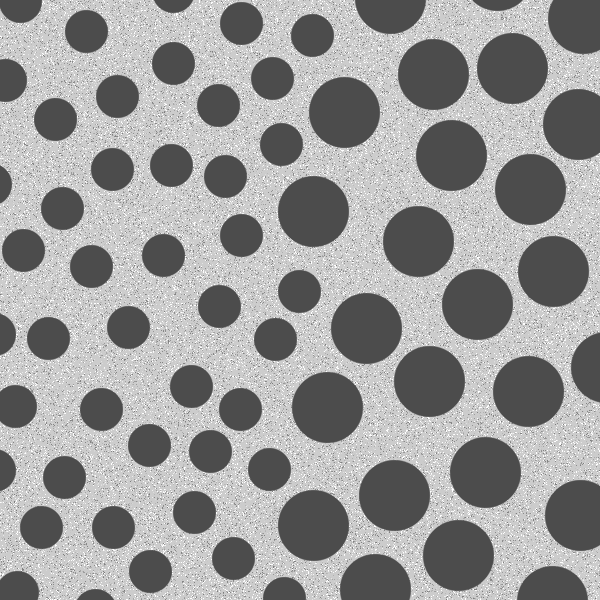
#> input picture 20202021 Question Paper/Q1_Circles.tif, 600 x 600 px
$ python cs314_q1_answer.py
#> lines starting #> are read from the running program, lines starting #| are printed output that depends on the picture; after the words box and inside, x2 and y2 are one past the last pixel; in counts of white or black regions, pixels touching at a corner belong together
import numpy as np
import cv2
import matplotlib.pyplot as plt

COLOR = 'maroon'
FONT_SIZE = 8
KERNEL_SIZE_L = (45,45)
KERNEL_SIZE_S = (31,31)

LARGE_CIRCLE_AREA = 3600
SMALL_CIRCLE_AREA = 1300


img = cv2.imread('../Q1_Circles.tif',0)
#> img is the input picture: shape (600, 600); min 76, max 255, mean 153.6
blur = cv2.medianBlur(img,9)

T1 = 100
ret,inverse_org = cv2.threshold(blur,T1,255,cv2.THRESH_BINARY_INV)
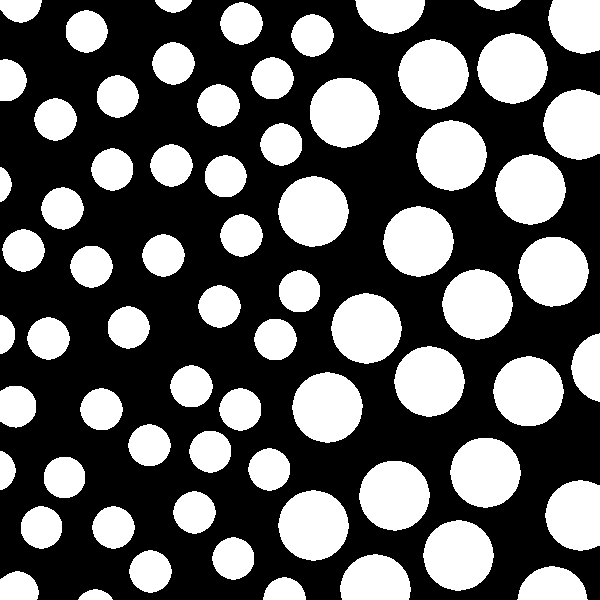
#> inverse_org: shape (600, 600); 37.8% white; 69 white regions, largest, box (x1, y1, x2, y2) and area: (278, 176, 349, 247) 3864, (398, 39, 469, 110) 3859, (423, 520, 494, 591) 3859
#> ret = 100

large_cicles = inverse_org[:,260:]
#> large_cicles: shape (600, 340); 44.7% white; 35 white regions (1 under 20 px), largest, box (x1, y1, x2, y2) and area: (18, 176, 89, 247) 3864, (138, 39, 209, 110) 3859, (163, 520, 234, 591) 3859

# Elliptical Kernel
kernel_L = cv2.getStructuringElement(cv2.MORPH_ELLIPSE,KERNEL_SIZE_L)
large_cicles_open_ = cv2.morphologyEx(large_cicles, cv2.MORPH_OPEN, kernel_L)
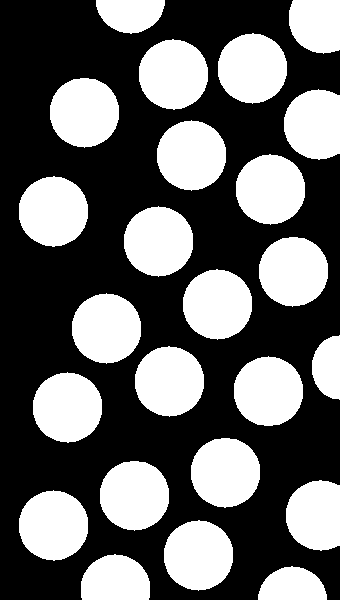
#> large_cicles_open_: shape (600, 340); 39.9% white; 24 white regions, largest, box (x1, y1, x2, y2) and area: (19, 176, 88, 247) 3826, (19, 490, 88, 561) 3821, (164, 520, 233, 591) 3820

print(large_cicles_open_.dtype)
#| uint8

large_cicles_open_C = cv2.cvtColor(large_cicles_open_,cv2.COLOR_GRAY2BGR)
org_img_c = cv2.cvtColor(inverse_org.copy(),cv2.COLOR_GRAY2BGR)


whole_img_large_only = np.zeros(img.shape,dtype='uint8')
whole_img_large_only[:,260:] =  large_cicles_open_
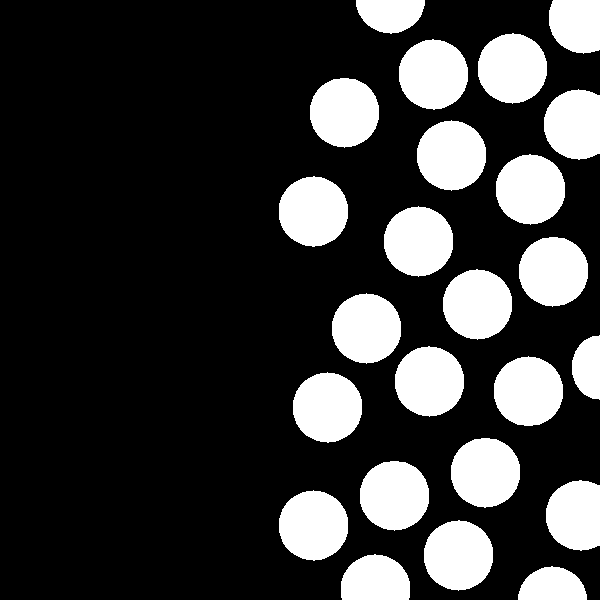
#> whole_img_large_only: shape (600, 600); 22.6% white; 24 white regions, largest, box (x1, y1, x2, y2) and area: (279, 176, 348, 247) 3826, (279, 490, 348, 561) 3821, (424, 520, 493, 591) 3820

#ret,whole_img_large_only = cv2.threshold(whole_img_large_only,T1,255,cv2.THRESH_BINARY_INV)

print(whole_img_large_only.dtype)
#| uint8
print(whole_img_large_only)
#> (printed output is left out)

small_large_removed = inverse_org - whole_img_large_only
#> small_large_removed: shape (600, 600); 15.2% white; 596 white regions (551 under 20 px), largest, box (x1, y1, x2, y2) and area: (92, 506, 135, 549) 1391, (197, 84, 240, 127) 1390, (220, 214, 263, 257) 1390

kernel_S = cv2.getStructuringElement(cv2.MORPH_ELLIPSE,KERNEL_SIZE_S)
whole_img_small_only = cv2.morphologyEx(small_large_removed, cv2.MORPH_OPEN, kernel_S)
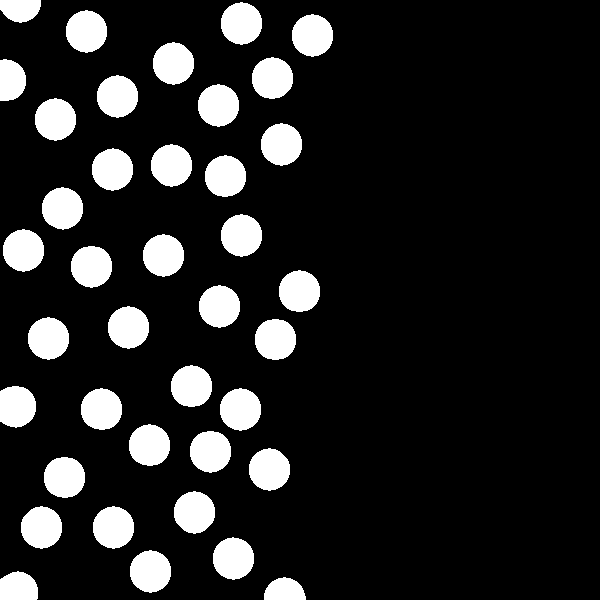
#> whole_img_small_only: shape (600, 600); 14.2% white; 39 white regions


#large counting
contours_L, hierarchy = cv2.findContours(whole_img_large_only,cv2.RETR_TREE,cv2.CHAIN_APPROX_SIMPLE)
#> contours_L = 24 contours; largest, box (x1, y1, x2, y2) and area: (279, 176, 348, 247) 3727, (279, 490, 348, 561) 3722, (424, 520, 493, 591) 3721, (395, 346, 464, 417) 3720, (496, 154, 565, 225) 3720

#small counting
contours_S, hierarchy = cv2.findContours(whole_img_small_only,cv2.RETR_TREE,cv2.CHAIN_APPROX_SIMPLE)
#> contours_S = 39 contours; largest, box (x1, y1, x2, y2) and area: (220, 388, 261, 431) 1312, (108, 306, 149, 349) 1312, (143, 234, 184, 277) 1312, (221, 214, 262, 257) 1312, (198, 84, 239, 127) 1312

#large counting
large_contours = []

for cnt in contours_L:
    area = cv2.contourArea(cnt)
    print(area)
    if area > (LARGE_CIRCLE_AREA - 200) and area < (LARGE_CIRCLE_AREA + 200):
        large_contours.append(cnt)
        print('selected contour area : ',area)
#> this loop made 24 passes
#> area on passes 1 to 12: 1722, 2541, 3721, 3722, 3105, 3712, 3710, 3718, 3709, 3720, 1351, 3715
#| 1722.0
#| 2541.0
#| 3721.0
#| selected contour area :  3721.0
#| 3722.0
#| selected contour area :  3722.0
#| 3105.0
#| 3712.0
#| selected contour area :  3712.0
#| 3710.0
#> (further printed lines are left out)
#> after the loop, large_contours = 17 contours; largest, box (x1, y1, x2, y2) and area: (279, 176, 348, 247) 3727, (279, 490, 348, 561) 3722, (424, 520, 493, 591) 3721, (395, 346, 464, 417) 3720, (496, 154, 565, 225) 3720

print('count_large : ', len(large_contours))
#| count_large :  17

#small counting
small_contours = []

for cnt in contours_S:
    area = cv2.contourArea(cnt)
    print(area)
    if area > (SMALL_CIRCLE_AREA - 50) and area < (SMALL_CIRCLE_AREA + 50):
        small_contours.append(cnt)
        print('selected contour area : ',area)
#> this loop made 39 passes
#> area on passes 1 to 12: 698.5, 886.5, 1310, 1310, 1311, 1306.5, 1301, 1290, 1305.5, 1303, 1299, 1312
#| 698.5
#| 886.5
#| 1310.0
#| selected contour area :  1310.0
#| 1310.0
#| selected contour area :  1310.0
#| 1311.0
#| selected contour area :  1311.0
#| 1306.5
#| selected contour area :  1306.5
#> (further printed lines are left out)
#> after the loop, small_contours = 34 contours; largest, box (x1, y1, x2, y2) and area: (220, 388, 261, 431) 1312, (108, 306, 149, 349) 1312, (143, 234, 184, 277) 1312, (221, 214, 262, 257) 1312, (198, 84, 239, 127) 1312

print('count_small : ', len(small_contours))
#| count_small :  34

org_img_c_large = cv2.drawContours(org_img_c.copy(), large_contours, -1, (255,0,0), 10)
org_img_c_small = cv2.drawContours(org_img_c.copy(), small_contours, -1, (255,255,0), 5)
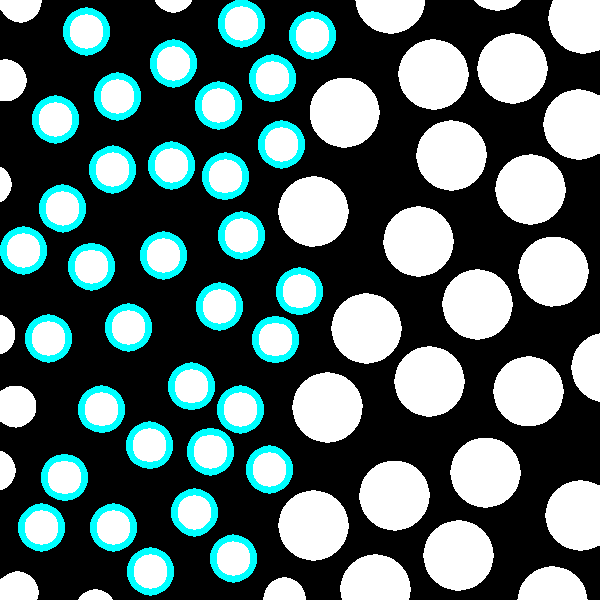
#> org_img_c_small: shape (600, 600, 3); mean B, G, R 105.6, 105.6, 85.3

all_in_one_ = cv2.drawContours(org_img_c_large.copy(), small_contours, -1, (255,255,0), 5)
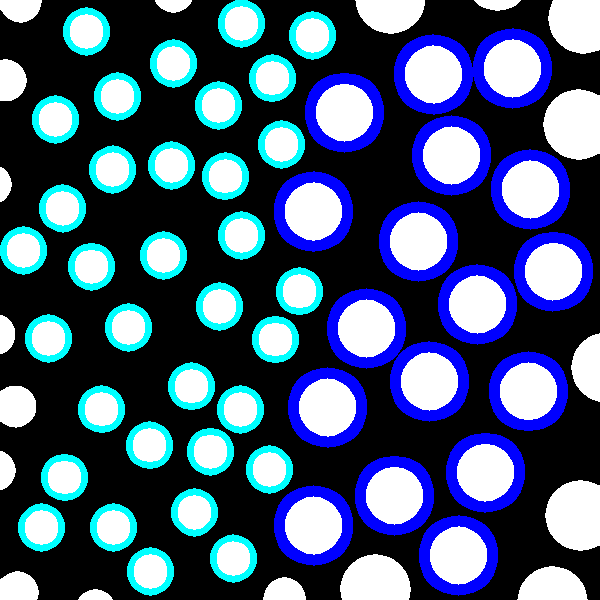
#> all_in_one_: shape (600, 600, 3); mean B, G, R 119.9, 90.2, 69.9


counts_image = np.zeros(img.shape,dtype='uint8')
counts_image[:] = 255
print(counts_image)

large_text = "large count = {}".format(len(large_contours))
#> large_text = 'large count = 17'
small_text = "small count = {}".format(len(small_contours))
#> small_text = 'small count = 34'


plt.style.use('grayscale')
plt.figure().patch.set_facecolor('white')

plt.subplot(341)
plt.title('Oroginal Image',c=COLOR,fontsize=FONT_SIZE)
plt.axis('off')
plt.imshow(img)

plt.subplot(342)
plt.title('blur',c=COLOR,fontsize=FONT_SIZE)
plt.axis('off')
plt.imshow(blur)

plt.subplot(343)
plt.title('thresh inverse',c=COLOR,fontsize=FONT_SIZE)
plt.axis('off')
plt.imshow(inverse_org)

plt.subplot(344)
plt.title('large_sliced',c=COLOR,fontsize=FONT_SIZE)
plt.axis('off')
plt.imshow(large_cicles)

plt.subplot(345)
plt.title('larger_circles\n(small removed)',c=COLOR,fontsize=FONT_SIZE)
plt.axis('off')
plt.imshow(large_cicles_open_)

plt.subplot(346)
plt.title('whole_img_large_only',c=COLOR,fontsize=FONT_SIZE)
plt.axis('off')
plt.imshow(whole_img_large_only)

plt.subplot(347)
plt.title('smaller_circles\n(large removed)',c=COLOR,fontsize=FONT_SIZE)
plt.axis('off')
plt.imshow(small_large_removed)

plt.subplot(348)
plt.title('whole_img_small_only',c=COLOR,fontsize=FONT_SIZE)
plt.axis('off')
plt.imshow(whole_img_small_only)

plt.subplot(349)
plt.title('larger complete\ncircles - RED',c=COLOR,fontsize=FONT_SIZE)
plt.axis('off')
plt.imshow(org_img_c_large)

plt.subplot(3,4,10)
plt.title('smaller complete\ncircles - YELLOW',c=COLOR,fontsize=FONT_SIZE)
plt.axis('off')
plt.imshow(org_img_c_small)

plt.subplot(3,4,11)
plt.title('all_in_one_',c=COLOR,fontsize=FONT_SIZE)
plt.axis('off')
plt.imshow(all_in_one_)

plt.subplot(3,4,12)
plt.title('COUNTS',c=COLOR,fontsize=FONT_SIZE)
plt.axis('off')
plt.text(35, 220, large_text, fontsize = 10,weight='bold',c='r')
plt.text(35, 390, small_text, fontsize = 10,weight='bold',c='y')
plt.imshow(counts_image,cmap='gray')

plt.show()
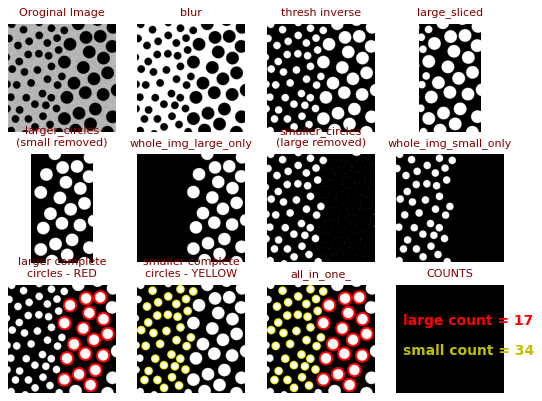
#> figure drawn by matplotlib, 12 panels; B, G, R data is drawn as R, G, B
